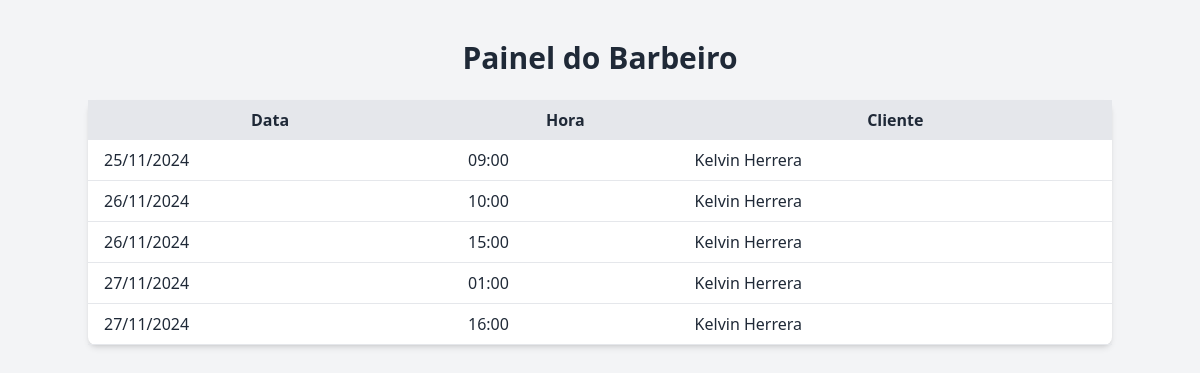
Page /painel (signed in) on the committed database.
### app.py (models this page shows)
class Appointment(db.Model):
    id = db.Column(db.Integer, primary_key=True)
    user_id = db.Column(db.Integer, db.ForeignKey('user.id'), nullable=False)
    date = db.Column(db.Date, nullable=False)
    time = db.Column(db.Time, nullable=False)
    user = db.relationship('User', backref='appointments')
    service_type = db.Column(db.String(100), nullable=False)  # Tipo de serviço
    price = db.Column(db.Float, nullable=False)  # Preço do serviço
    __table_args__ = (
        db.UniqueConstraint('date', 'time', name='unique_appointment'),
    )

class User(db.Model):
    id = db.Column(db.Integer, primary_key=True)
    name = db.Column(db.String(80), nullable=False)
    email = db.Column(db.String(120), unique=True, nullable=False)
    phone = db.Column(db.String(15), nullable=False)
    password = db.Column(db.String(200), nullable=False)
    is_admin = db.Column(db.Boolean, default=False)

### app.py (the view)
@app.route("/painel")
@login_required
def painel():
    appointments = Appointment.query.join(User).order_by(Appointment.date, Appointment.time).all()
    return render_template("painel.html", appointments=appointments)

### app.py (called while the page is built)
def login_required(f):
    @wraps(f)
    def decorated_function(*args, **kwargs):
        if 'user_id' not in session:
            flash("Por favor, faça login para acessar a agenda.")
            return redirect(url_for('login'))
        return f(*args, **kwargs)
    return decorated_function

### templates/painel.html (shortened to what this page needs)
<!DOCTYPE html>
<html lang="en">
<head>
    <script src="https://cdn.tailwindcss.com"></script>
</head>
<body class="bg-gray-100 text-gray-800">
    <div class="container mx-auto mt-10">
        <h2 class="text-3xl font-bold text-center">Painel do Barbeiro</h2>
        <table class="table-auto w-full mt-6 bg-white p-6 rounded-lg shadow-md">
            <thead>
                <tr class="bg-gray-200">
                    <th class="px-4 py-2">Data</th>
                    <th class="px-4 py-2">Hora</th>
                    <th class="px-4 py-2">Cliente</th>
                </tr>
            </thead>
            <tbody>
                {% for appointment in appointments %}
                    <tr class="border-b">
                        <td class="px-4 py-2">{{ appointment.date.strftime('%d/%m/%Y') }}</td>
                        <td class="px-4 py-2">{{ appointment.time.strftime('%H:%M') }}</td>
                        <td class="px-4 py-2">{{ appointment.user.name }}</td>
                    </tr>
                {% else %}
                    <tr>
                        <td colspan="3" class="text-center py-4">Nenhum agendamento encontrado.</td>
                    </tr>
                {% endfor %}
            </tbody>
        </table>
    </div>
</body>
</html>

### rows in the picture
Appointment: date "25/11/2024", time "09:00", user.name "Kelvin Herrera"
Appointment: date "26/11/2024", time "10:00", user.name "Kelvin Herrera"
Appointment: date "26/11/2024", time "15:00", user.name "Kelvin Herrera"
Appointment: date "27/11/2024", time "01:00", user.name "Kelvin Herrera"
Appointment: date "27/11/2024", time "16:00", user.name "Kelvin Herrera"
